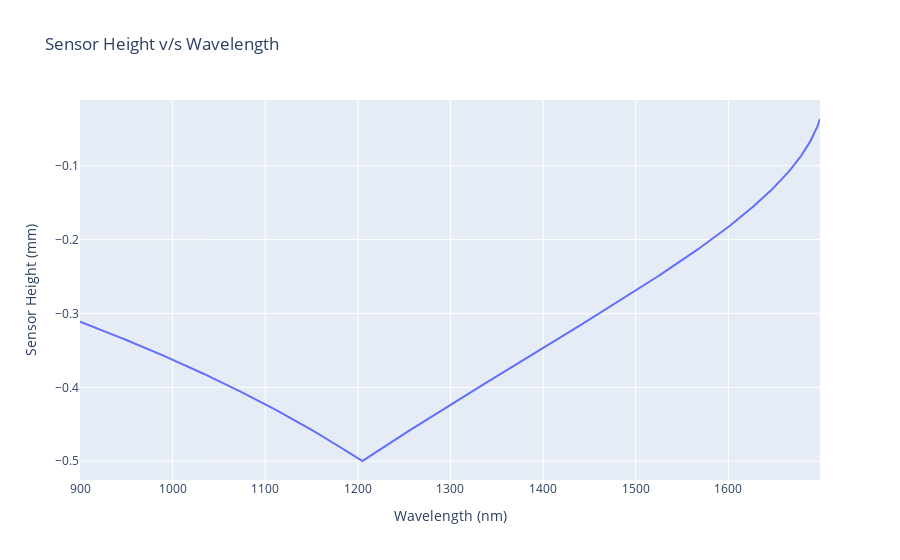

Notebook cell for this chart:
### Markdown cell above
## Plots

### Code cell
wavelength_label = f"Wavelength (nm)"
sensor_height_label = f"Sensor Height (mm)"

data = {
    wavelength_label: wavelength[:],
    sensor_height_label: sensor_height[:],
}

df = pd.DataFrame.from_dict(data=data)

graph = plot.line(
    df=df,
    x=wavelength_label,
    y=sensor_height_label,
    title="Sensor Height v/s Wavelength",
    dark=False,
)

graph.show()
display(df)

### Figure 1 — Plotly figure (JSON) as saved in the notebook; plotly's stock layout.template omitted (floating-point values rounded to 4 significant figures; data arrays with more than 128 entries replaced by an {"elided": "..."} marker saying what was removed)
{"data": [{"hovertemplate": "Wavelength (nm)=%{x}<br>Sensor Height (mm)=%{y}<extra></extra>", "legendgroup": "", "line": {"color": "#636efa", "dash": "solid"}, "marker": {"symbol": "circle"}, "mode": "lines", "name": "", "orientation": "v", "showlegend": false, "type": "scatter", "x": {"elided": "800 int values"}, "xaxis": "x", "y": {"elided": "800 float values"}, "yaxis": "y"}], "layout": {"legend": {"tracegroupgap": 0}, "title": {"text": "Sensor Height v/s Wavelength"}, "xaxis": {"anchor": "y", "domain": [0, 1], "title": {"text": "Wavelength (nm)"}}, "yaxis": {"anchor": "x", "domain": [0, 1], "title": {"text": "Sensor Height (mm)"}}}}
